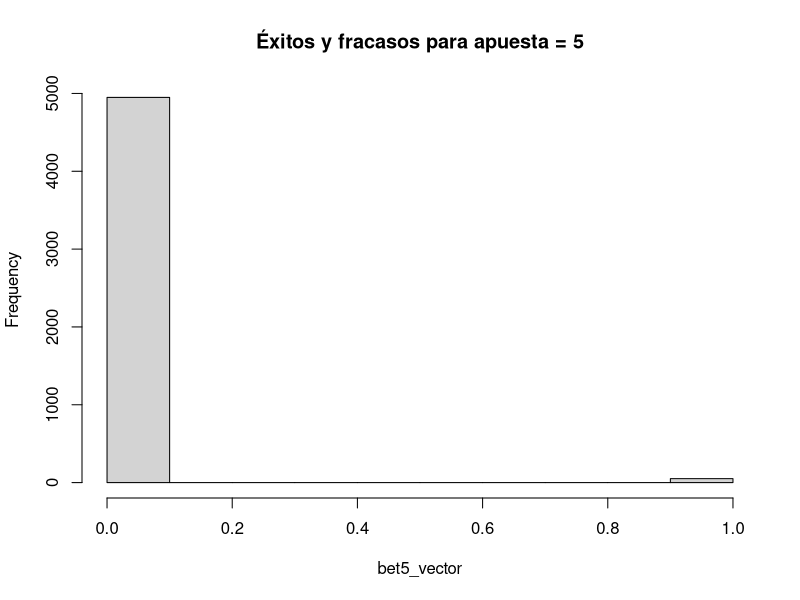
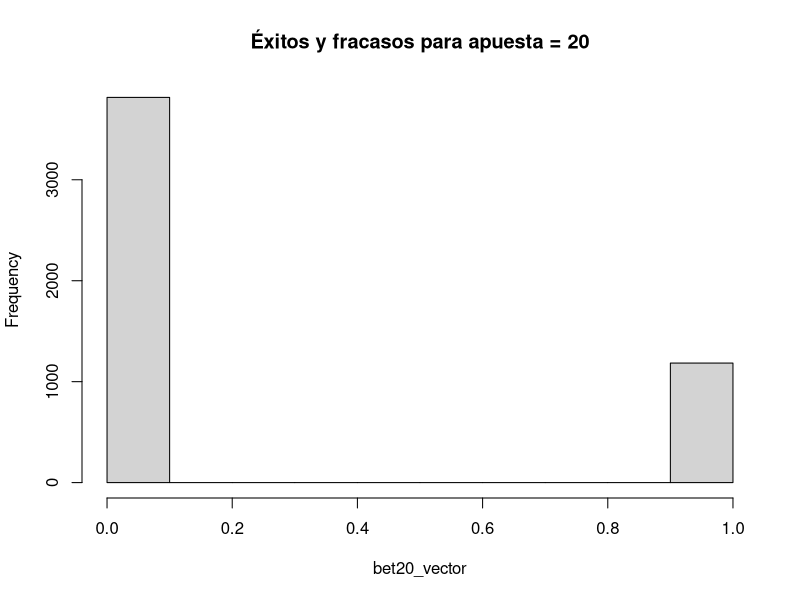
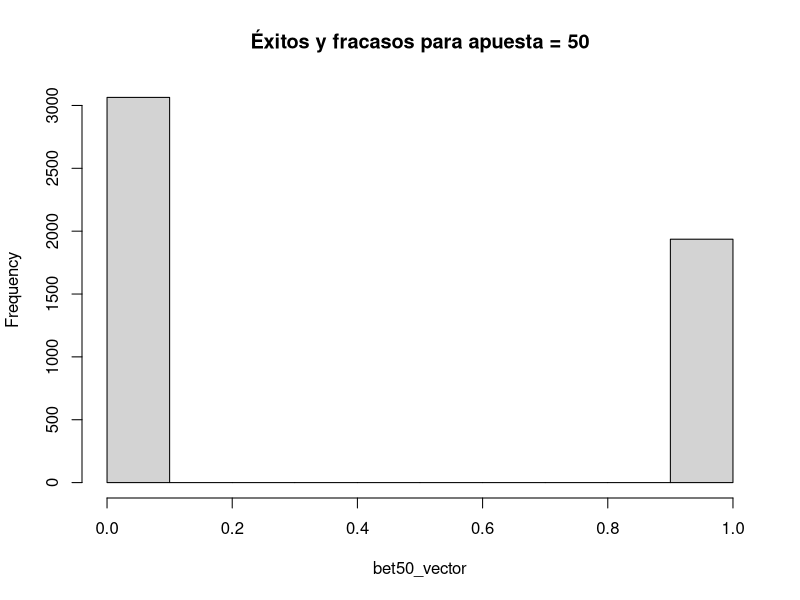

R code for these plots, in order:
ruina <- function(money = 100, bet = 5) {
  vec_money <- c(money)
  while (0 < money && money < 200) {
    game <- as.integer(runif(1, 1, 19))
    # print(sprintf("game: %s", game))
    sign <- if (game <= 8) 1 else -1
    money <- money + sign * bet
    vec_money <- append(vec_money, money)
  }
  return(vec_money)
}

# plot(ruina(), type="l", col="blue", xlab="N° de juegos", ylab="Fondos", main="Evolución de los fondos (apuesta = 5)")
# # plot(ruina(bet = 25), type="l", col="blue", xlab="N° de juegos", ylab="Fondos", main="Evolución de los fondos (apuesta = 25)")
# plot(ruina(bet = 50), type="l", col="blue", xlab="N° de juegos", ylab="Fondos", main="Evolución de los fondos (apuesta = 50)")

n_bet <- 5000
bet_val <- 50
bet5_vector <- vector(length = n_bet)
bet20_vector <- vector(length = n_bet)
bet50_vector <- vector(length = n_bet)
for (i in 1:n_bet) {
  final5_money <- tail(ruina(bet = 5), 1)
  final20_money <- tail(ruina(bet = 20), 1)
  final50_money <- tail(ruina(bet = 50), 1)
  win5 <- if (final5_money <= 0) 0 else 1
  win20 <- if (final20_money <= 0) 0 else 1
  win50 <- if (final50_money <= 0) 0 else 1
  bet5_vector[i] <- win5
  bet20_vector[i] <- win20
  bet50_vector[i] <- win50
}
t5 <- table(bet5_vector)
t20 <- table(bet20_vector)
t50 <- table(bet50_vector)
print(sprintf("Apuesta = 5 -> E = %d, F = %d, Prob = %f", t5["1"], t5["0"], t5["1"]/(t5["1"] + t5["0"])))
hist(bet5_vector, main = sprintf("Éxitos y fracasos para apuesta = 5"))
print(sprintf("Apuesta = 20 -> E = %d, F = %d, Prob = %f", t20["1"], t20["0"], t20["1"]/(t20["1"] + t20["0"])))
hist(bet20_vector, main = sprintf("Éxitos y fracasos para apuesta = 20"))
print(sprintf("Apuesta = 50 -> E = %d, F = %d, Prob = %f", t50["1"], t50["0"], t50["1"]/(t50["1"] + t50["0"])))
hist(bet50_vector, main = sprintf("Éxitos y fracasos para apuesta = 50"))
